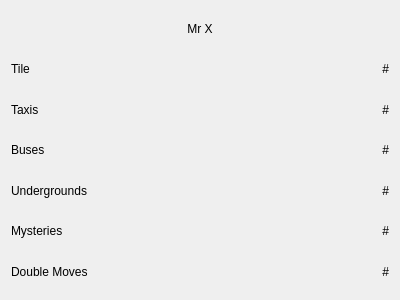
<?xml version="1.0" encoding="UTF-8"?>
<ui version="4.0">
 <class>FugitiveSnapshot</class>
 <widget class="QWidget" name="FugitiveSnapshot">
  <property name="geometry">
   <rect>
    <x>0</x>
    <y>0</y>
    <width>400</width>
    <height>300</height>
   </rect>
  </property>
  <property name="windowTitle">
   <string>Form</string>
  </property>
  <layout class="QVBoxLayout" name="verticalLayout">
   <item>
    <widget class="QLabel" name="label">
     <property name="text">
      <string>Mr X</string>
     </property>
     <property name="alignment">
      <set>Qt::AlignCenter</set>
     </property>
    </widget>
   </item>
   <item>
    <layout class="QHBoxLayout" name="horizontalLayout">
     <item>
      <widget class="QLabel" name="label_2">
       <property name="text">
        <string>Tile</string>
       </property>
      </widget>
     </item>
     <item>
      <widget class="QLabel" name="lbl_TileId">
       <property name="text">
        <string>#</string>
       </property>
       <property name="alignment">
        <set>Qt::AlignRight|Qt::AlignTrailing|Qt::AlignVCenter</set>
       </property>
      </widget>
     </item>
    </layout>
   </item>
   <item>
    <layout class="QHBoxLayout" name="horizontalLayout_2">
     <item>
      <widget class="QLabel" name="label_3">
       <property name="text">
        <string>Taxis</string>
       </property>
      </widget>
     </item>
     <item>
      <widget class="QLabel" name="lbl_NumTaxis">
       <property name="text">
        <string>#</string>
       </property>
       <property name="alignment">
        <set>Qt::AlignRight|Qt::AlignTrailing|Qt::AlignVCenter</set>
       </property>
      </widget>
     </item>
    </layout>
   </item>
   <item>
    <layout class="QHBoxLayout" name="horizontalLayout_3">
     <item>
      <widget class="QLabel" name="label_4">
       <property name="text">
        <string>Buses</string>
       </property>
      </widget>
     </item>
     <item>
      <widget class="QLabel" name="lbl_NumBuses">
       <property name="text">
        <string>#</string>
       </property>
       <property name="alignment">
        <set>Qt::AlignRight|Qt::AlignTrailing|Qt::AlignVCenter</set>
       </property>
      </widget>
     </item>
    </layout>
   </item>
   <item>
    <layout class="QHBoxLayout" name="horizontalLayout_4">
     <item>
      <widget class="QLabel" name="label_5">
       <property name="text">
        <string>Undergrounds</string>
       </property>
      </widget>
     </item>
     <item>
      <widget class="QLabel" name="lbl_NumUndergrounds">
       <property name="text">
        <string>#</string>
       </property>
       <property name="alignment">
        <set>Qt::AlignRight|Qt::AlignTrailing|Qt::AlignVCenter</set>
       </property>
      </widget>
     </item>
    </layout>
   </item>
   <item>
    <layout class="QHBoxLayout" name="horizontalLayout_5">
     <item>
      <widget class="QLabel" name="label_6">
       <property name="text">
        <string>Mysteries</string>
       </property>
      </widget>
     </item>
     <item>
      <widget class="QLabel" name="lbl_NumMysteries">
       <property name="text">
        <string>#</string>
       </property>
       <property name="alignment">
        <set>Qt::AlignRight|Qt::AlignTrailing|Qt::AlignVCenter</set>
       </property>
      </widget>
     </item>
    </layout>
   </item>
   <item>
    <layout class="QHBoxLayout" name="horizontalLayout_6">
     <item>
      <widget class="QLabel" name="label_7">
       <property name="text">
        <string>Double Moves</string>
       </property>
      </widget>
     </item>
     <item>
      <widget class="QLabel" name="lbl_NumDoubles">
       <property name="text">
        <string>#</string>
       </property>
       <property name="alignment">
        <set>Qt::AlignRight|Qt::AlignTrailing|Qt::AlignVCenter</set>
       </property>
      </widget>
     </item>
    </layout>
   </item>
  </layout>
 </widget>
 <resources/>
 <connections/>
</ui>
